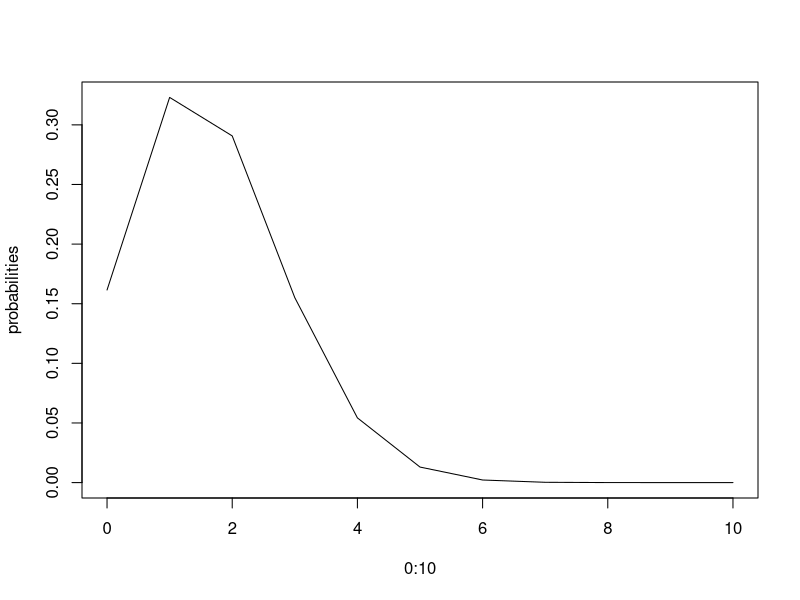
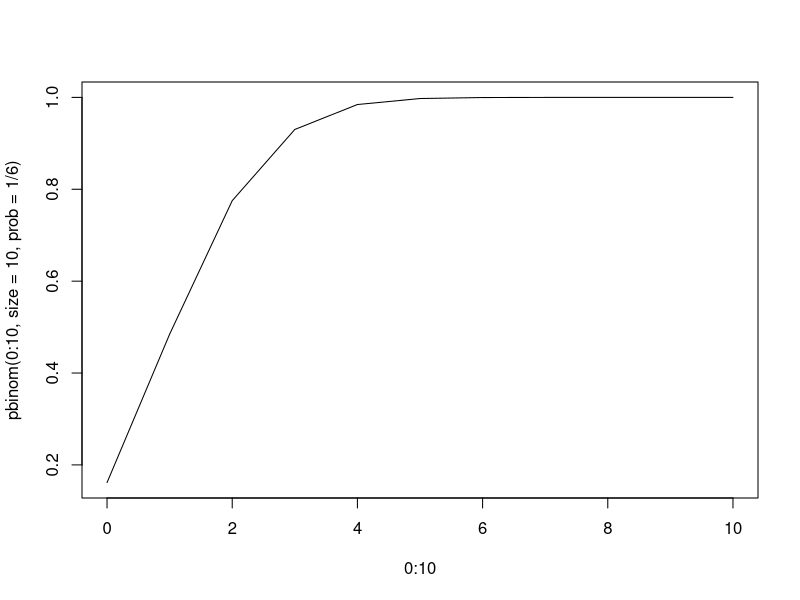
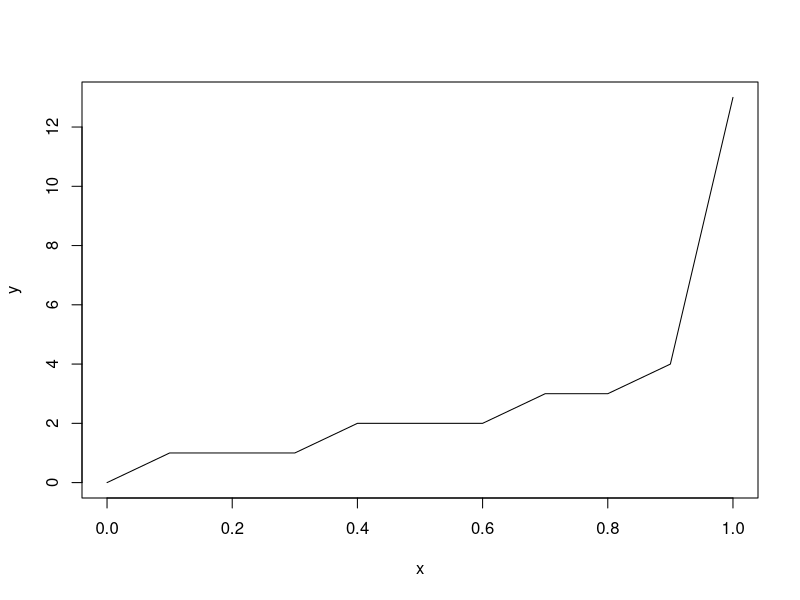
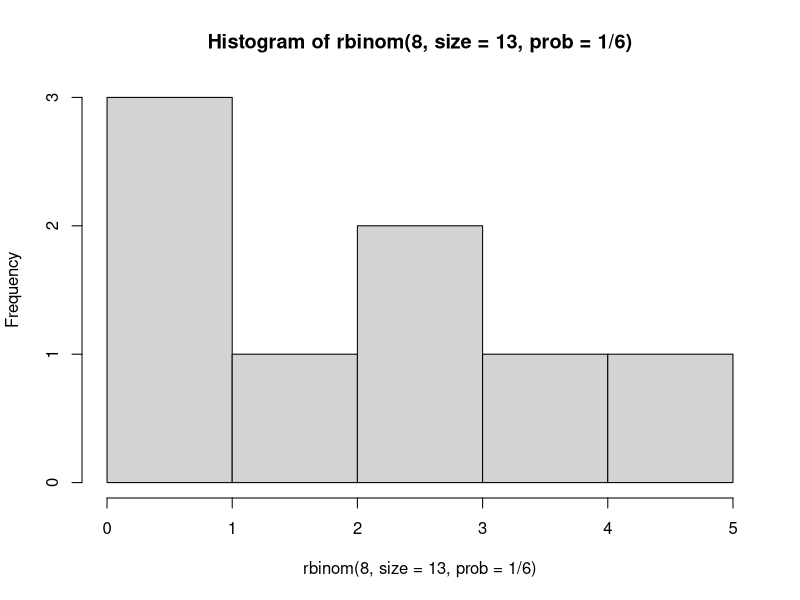

Generate these figures, in order, with R:
# Binomial Distribution
# it is a discrete distribution and has only two outcomes. All its trials are independent, the probability of sucess remains the same and the previous outcome does not affect the next outcome. 

# example 1
# dbinom() -> used to find probability at a particular value for a data that follows binomial distributions
dbinom(3, size = 13, prob = 1/6)
probabilities <- dbinom(x = c(0:10), size = 10, prob = 1 / 6)
plot(0:10, probabilities, type = "l")


# example 2
# pbinom() -> used to find the cumulative probability of data following binomial distribution till a given value ie its finds. 
pbinom(3, size = 13, prob = 1/6)
plot(0:10, pbinom(0:10, size = 10, prob = 1/6), type = "l")


# example 3
# qbinom() -> used to find the nth quantile
qbinom(0.841, size = 13, prob = 1/6)
x <- seq(0, 1, by = 0.1)
y <- qbinom(x, size = 13, prob  =1/6)
plot(x, y, type = "l")


# example 4
# rbinom() -> generates n random variables of a particular probability
rbinom(8, size= 13, prob = 1/6)
hist(rbinom(8, size = 13, prob = 1/6))























